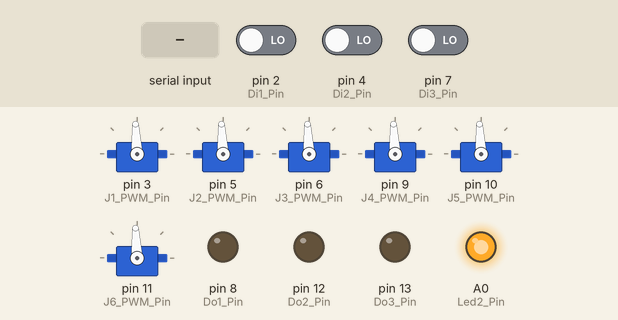
Simulated run of this sketch. Board: Arduino Uno, built with avr-gcc and run on an emulated ATmega328P. On the bench: 6 × servo, output pins drawn as LEDs (lit = HIGH). The inputs (shaded band) are chosen by the test bench; at power-on: pin 2 (Di1_Pin) LOW, pin 4 (Di2_Pin) LOW, pin 7 (Di3_Pin) LOW. What the sketch prints to the serial monitor is not drawn.

Above: at 1.2 s.
1.3 s: pin 2 (Di1_Pin) driven HIGH
At 2.8 s:
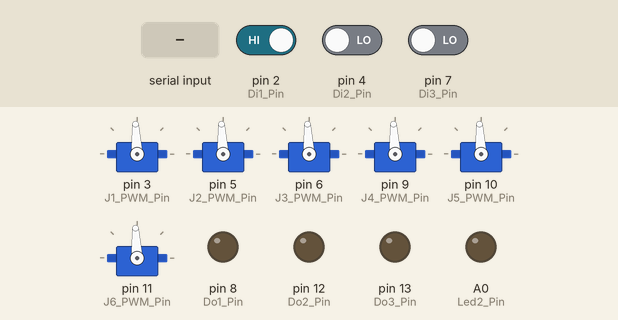
3.5 s: pin 4 (Di2_Pin) driven HIGH
5.5 s: pin 7 (Di3_Pin) driven HIGH
7.5 s: byte 253 (253) received over Serial
10.0 s: pin 2 (Di1_Pin) driven LOW
12.0 s: pin 4 (Di2_Pin) driven LOW
Timing chart, 0 to 15.0 s (numbered marks = the images above; inputs shaded):
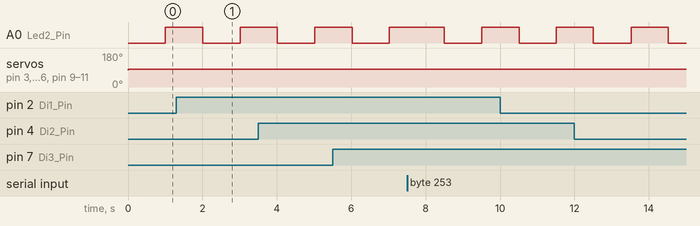

The sketch:

DIY_RoboticsEducativeCell_Arduino_V1_0.ino
```cpp
//    DIY Robotic
//    Educative Robotic Cell - Arduino V1.0
//
//    To use with DIY Robotic Educative Robotic Cell Software V1.0
//    2020-04-22

#include <Servo.h>
#include <SoftwareSerial.h>
//*******************************************  Servo Declaration   *******************************************//

Servo J1servo;
Servo J2servo;
Servo J3servo;
Servo J4servo;
Servo J5servo;
Servo J6servo;

//*******************************************  Arduino Pinout   *******************************************//

//const int LedPin = 13;  // temporaire

const int  Di1_Pin = 2;
const int  J1_PWM_Pin = 3;
const int  Di2_Pin = 4;
const int  J2_PWM_Pin = 5;
const int  J3_PWM_Pin = 6;
const int  Di3_Pin = 7;
const int  Do1_Pin = 8;
const int  J4_PWM_Pin = 9;
const int  J5_PWM_Pin = 10;
const int  J6_PWM_Pin = 11;
const int  Do2_Pin = 12;
const int  Do3_Pin = 13;
const int  Led2_Pin = A0;

//*******************************************  Communication Data Arrays   *******************************************//
byte Data_to_be_sent[15];
byte Data_to_be_received[15];
byte headFinder = 0;
//*******************************************  Init Values   *******************************************//

int tmpInt = 1500;

int J1valDeg = 90;
int J2valDeg = 90;
int J3valDeg = 90;
int J4valDeg = 90;
int J5valDeg = 90;
int J6valDeg = 90;

int J1valus = 1500;
int J2valus = 1500;
int J3valus = 1500;
int J4valus = 1500;
int J5valus = 1500;
int J6valus = 1500;

int J1desDeg = 90;
int J2desDeg = 90;
int J3desDeg = 90;
int J4desDeg = 90;
int J5desDeg = 90;
int J6desDeg = 90;

int Do1des = 0;
int Do2des = 0;
int Do3des = 0;

int Di1des = 0;
int Di2des = 0;
int Di3des = 0;

int Di1Bool = LOW;
int Di2Bool = LOW;
int Di3Bool = LOW;

int Di1State = 0;
int Di2State = 0;
int Di3State = 0;

int Do1State = 0;
int Do2State = 0;
int Do3State = 0;

int led2State = LOW;

int robotSpeed = 50;
int updatePWMDelay = 10;

//*******************************************  Timers Values   *******************************************//

unsigned long currentMillis = 0;

unsigned long previousMillis1 = 0;        // will store last time Send Data
unsigned long previousMillis2 = 0;        // will store last time Update Servo PWM
unsigned long previousMillis3 = 0;        // will store last time Read Di
unsigned long previousMillis4 = 0;        // will store last time Write Do
unsigned long previousMillis5 = 0;        // will store last time Toggle LED2

const long interval1 = 5;             // interval at which to Send Data (milliseconds)
const long interval2 = 5;             // interval at which to Update Servo PWM (milliseconds)
const long interval3 = 200;             // interval at which to Read Di (milliseconds)
const long interval4 = 200;             // interval at which to Write Do (milliseconds)
const long interval5 = 1000;            // interval at which to Toggle LED2

void setup()
{
  //*******************************************  Arduino PinMode Setup   *******************************************//
  pinMode(Led2_Pin, OUTPUT);
  pinMode(Do1_Pin, OUTPUT);
  pinMode(Do2_Pin, OUTPUT);
  pinMode(Do3_Pin, OUTPUT);

  pinMode(Di1_Pin, INPUT);
  pinMode(Di2_Pin, INPUT);
  pinMode(Di3_Pin, INPUT);

  J1servo.attach(J1_PWM_Pin);
  J2servo.attach(J2_PWM_Pin);
  J3servo.attach(J3_PWM_Pin);
  J4servo.attach(J4_PWM_Pin);
  J5servo.attach(J5_PWM_Pin);
  J6servo.attach(J6_PWM_Pin);


  //*******************************************  Reset each communication values   *******************************************//
  Data_to_be_sent[0] = 253;        //head
  Data_to_be_sent[1] = 90;       //J1
  Data_to_be_sent[2] = 90;       //J2
  Data_to_be_sent[3] = 90;       //J3
  Data_to_be_sent[4] = 90;       //J4
  Data_to_be_sent[5] = 90;       //J5
  Data_to_be_sent[6] = 90;       //J6
  Data_to_be_sent[7] = 0;        //Di1
  Data_to_be_sent[8] = 0;        //Di2
  Data_to_be_sent[9] = 0;        //Di3
  Data_to_be_sent[10] = 0;       //Do1
  Data_to_be_sent[11] = 0;       //Do2
  Data_to_be_sent[12] = 0;       //Do3
  Data_to_be_sent[13] = 0;       //robotSpeed
  Data_to_be_sent[14] = 254;       //tail

  Data_to_be_received[0] = 253;        //head
  Data_to_be_received[1] = 90;       //J1
  Data_to_be_received[2] = 90;       //J2
  Data_to_be_received[3] = 90;       //J3
  Data_to_be_received[4] = 90;       //J4
  Data_to_be_received[5] = 90;       //J5
  Data_to_be_received[6] = 90;       //J6
  Data_to_be_received[7] = 0;        //Di1
  Data_to_be_received[8] = 0;        //Di2
  Data_to_be_received[9] = 0;        //Di3
  Data_to_be_received[10] = 0;       //Do1
  Data_to_be_received[11] = 0;       //Do2
  Data_to_be_received[12] = 0;       //Do3
  Data_to_be_received[13] = 0;       //robotSpeed
  Data_to_be_received[14] = 254;       //tail

  Serial.begin(9600);

}

void loop()
{


  //*******************************************  Receive Data From Serial   *******************************************//

  // Serial.println("Test");
  if (Serial.available() > 0)
  {
    headFinder = Serial.read();
    if (headFinder == 253) {

      Serial.readBytes(Data_to_be_received, 14);


      if (Data_to_be_received[13] == 254)
      {

        J1desDeg = constrain(Data_to_be_received[0], 0, 180);
        J2desDeg = constrain(Data_to_be_received[1], 0, 180);
        J3desDeg = constrain(Data_to_be_received[2], 0, 180);
        J4desDeg = constrain(Data_to_be_received[3], 0, 180);
        J5desDeg = constrain(Data_to_be_received[4], 0, 180);
        J6desDeg = constrain(Data_to_be_received[5], 0, 180);

        //J1desus = map(J1desDeg, 0, 180, 600, 2400);

        Do1des = Data_to_be_received[9];
        Do2des = Data_to_be_received[10];
        Do3des = Data_to_be_received[11];
        robotSpeed = constrain(Data_to_be_received[12], 0, 100);
        updatePWMDelay = 115 - robotSpeed;

      }
      else
      {  }


      //memset(Data_to_be_received,0,sizeof(14));
    }
  }


  currentMillis = millis();
  //*******************************************  Send Data Routine   *******************************************//
  // Sends current state to computer

  if (currentMillis - previousMillis1 >= interval1) {

    Data_to_be_sent[0] = 253;
    Data_to_be_sent[1] = J1valDeg;                    //J1
    Data_to_be_sent[2] = J2valDeg;                    //J2
    Data_to_be_sent[3] = J3valDeg;                    //J3
    Data_to_be_sent[4] = J4valDeg;                    //J4
    Data_to_be_sent[5] = J5valDeg;                    //J5
    Data_to_be_sent[6] = J6valDeg;                    //J6
    Data_to_be_sent[7] = Di1State;                    //Di1
    Data_to_be_sent[8] = Di2State;                    //Di2
    Data_to_be_sent[9] = Di3State;                    //Di3
    Data_to_be_sent[10] = Do1State;                   //Do1
    Data_to_be_sent[11] = Do2State;                   //Do2
    Data_to_be_sent[12] = Do3State;                   //Do3
    Data_to_be_sent[13] = robotSpeed;                 //robotSpeed
    Data_to_be_sent[14] = 254;

    Serial.write(Data_to_be_sent, 15);
    //memset(Data_to_be_sent,0,sizeof(14));
    currentMillis = millis();
    previousMillis1 = currentMillis;
  }


  currentMillis = millis();
  //*******************************************  Update PWM Routine   *******************************************//
  // This is where the commands are actually being sent to the servos

  if (currentMillis - previousMillis2 >= updatePWMDelay) {


    if (J1valDeg < J1desDeg)
    {
      J1valDeg++;
    }
    else if (J1valDeg > J1desDeg)
    {
      J1valDeg--;
    }
    if (J2valDeg < J2desDeg)
    {
      J2valDeg++;
    }
    else if (J2valDeg > J2desDeg)
    {
      J2valDeg--;
    }
    if (J3valDeg < J3desDeg)
    {
      J3valDeg++;
    }
    else if (J3valDeg > J3desDeg)
    {
      J3valDeg--;
    }
    if (J4valDeg < J4desDeg)
    {
      J4valDeg++;
    }
    else if (J4valDeg > J4desDeg)
    {
      J4valDeg--;
    }
    if (J5valDeg < J5desDeg)
    {
      J5valDeg++;
    }
    else if (J5valDeg > J5desDeg)
    {
      J5valDeg--;
    }
    if (J6valDeg < J6desDeg)
    {
      J6valDeg++;
    }
    else if (J6valDeg > J6desDeg)
    {
      J6valDeg--;
    }


    J1valus = map(J1valDeg, 0, 180, 600, 2400);
    J2valus = map(J2valDeg, 0, 180, 600, 2400);
    J3valus = map(J3valDeg, 0, 180, 600, 2400);
    J4valus = map(J4valDeg, 0, 180, 600, 2400);
    J5valus = map(J5valDeg, 0, 180, 600, 2400);
    J6valus = map(J6valDeg, 0, 180, 600, 2400);

    J1servo.writeMicroseconds(J1valus);
    J2servo.writeMicroseconds(J2valus);
    J3servo.writeMicroseconds(J3valus);
    J4servo.writeMicroseconds(J4valus);
    J5servo.writeMicroseconds(J5valus);
    J6servo.writeMicroseconds(J6valus);

    currentMillis = millis();
    previousMillis2 = currentMillis;
  }

    currentMillis = millis();

  //*******************************************  Read Di   *******************************************//

  if (currentMillis - previousMillis3 >= interval3) {

   Di1Bool = digitalRead(Di1_Pin);
   if(Di1Bool == HIGH)
   {
    Di1State = 1;
   }
   else
   {
    Di1State = 0;
   }

   Di2Bool = digitalRead(Di2_Pin);
   if(Di2Bool == HIGH)
   {
    Di2State = 1;
   }
   else
   {
    Di2State = 0;
   }

   Di3Bool = digitalRead(Di3_Pin);
   if(Di3Bool == HIGH)
   {
    Di3State = 1;
   }
   else
   {
    Di3State = 0;
   }

    currentMillis = millis();
    previousMillis3 = currentMillis;
  }

      currentMillis = millis();

  //*******************************************  Write Do   *******************************************//

  if (currentMillis - previousMillis4 >= interval4) {

   if(Do1des == 1)
   {
    Do1State = 1;
    digitalWrite(Do1_Pin, HIGH);
   }
   else
   {
    Do1State = 0;
    digitalWrite(Do1_Pin, LOW);
   }

   if(Do2des == 1)
   {
    Do2State = 1;
    digitalWrite(Do2_Pin, HIGH);
   }
   else
   {
    Do2State = 0;
    digitalWrite(Do2_Pin, LOW);
   }

   if(Do3des == 1)
   {
    Do3State = 1;
    digitalWrite(Do3_Pin, HIGH);
   }
   else
   {
    Do3State = 0;
    digitalWrite(Do3_Pin, LOW);
   }

    currentMillis = millis();
    previousMillis4 = currentMillis;
  }

  currentMillis = millis();

  //*******************************************  Toggle LED2   *******************************************//

  if (currentMillis - previousMillis5 >= interval5) {

    if (led2State == LOW) {
      led2State = HIGH;
    } else {
      led2State = LOW;
    }
    digitalWrite(Led2_Pin, led2State);   // turn the LED on (HIGH is the voltage level)

    currentMillis = millis();
    previousMillis5 = currentMillis;
  }

  currentMillis = millis();


}
```
